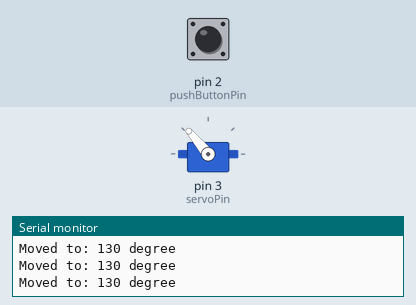
The sketch below on a simulated Arduino Uno, built with avr-gcc and run on an emulated ATmega328P. Shown: servo, the last lines printed to the serial monitor. Inputs (shaded band) come from the test bench; at power-on: pin 2 (pushButtonPin) HIGH.

Above: at 1.2 s.
1.3 s: pin 2 (pushButtonPin) pulled LOW for 0.15 s
At 2.2 s:
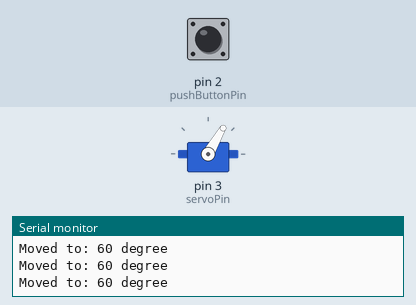
4.4 s: pin 2 (pushButtonPin) pulled LOW for 1 s
At 4.83 s:
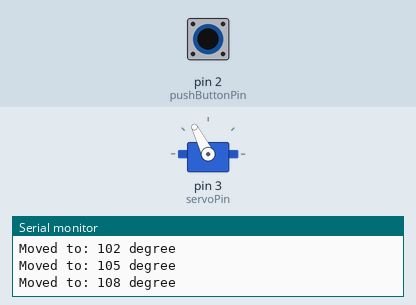
8.4 s: pin 2 (pushButtonPin) pulsed LOW 5 times (0.12 s each, 0.3 s apart)
At 8.88 s:
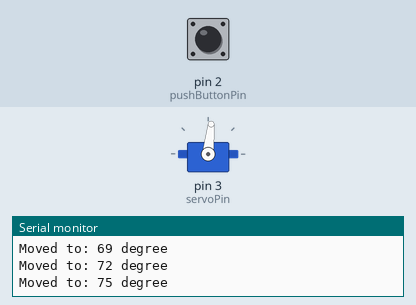
12.9 s: pin 2 (pushButtonPin) driven LOW
At 14.5 s:
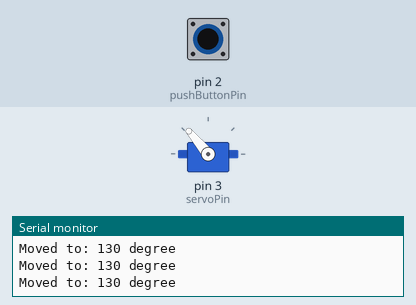
Timing chart, 0 to 16.0 s (numbered marks = the images above; inputs shaded):
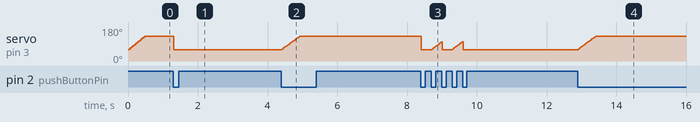

Measured:
- after the input at 1.3 s, servo on pin 3 (servoPin): 130° → 60° at once
- after the input at 4.4 s, servo on pin 3 (servoPin): moves from 60° to 130° over 0.51 s, starting at once
- after the input at 8.4 s, servo on pin 3 (servoPin): ramps from 60° to 102° and jumps back, once every 0.60 s
- after the input at 12.9 s, servo on pin 3 (servoPin): moves from 60° to 130° over 0.51 s, starting at once

The sketch:

sawmask_servo_code.ino
```cpp
#include <Servo.h>

Servo myservo;
#define servoPin 3
#define pushButtonPin 2

int angle = 60;
int targetAngle = 130;
int angleStep = 3;
unsigned long lastUpdateTime = 0;
unsigned long updateInterval = 20;

int buttonPushed = 0;
int direction = 1;

void setup() {
  Serial.begin(9600);
  myservo.attach(servoPin);
  pinMode(pushButtonPin, INPUT_PULLUP);
  Serial.println("Servo Button");
  myservo.write(angle);
}

void loop() {
  unsigned long currentTime = millis();

  if (currentTime - lastUpdateTime >= updateInterval) {
    lastUpdateTime = currentTime;

    if (digitalRead(pushButtonPin) == LOW) {
      if (!buttonPushed) {
        buttonPushed = 1;
        direction *= -1;
        targetAngle = (targetAngle == 60) ? 130 : 60;
      }
    } else {
      buttonPushed = 0;
    }

    angle += angleStep * direction;

    if (angle >= targetAngle) {
      angle = targetAngle;
    } else if (angle <= 60) {
      angle = 60;
    }

    myservo.write(angle);
    Serial.print("Moved to: ");
    Serial.print(angle);
    Serial.println(" degree");
  }
}
```
